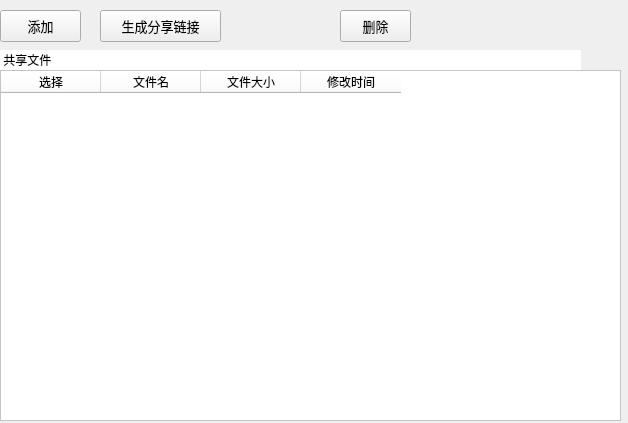
<?xml version="1.0" encoding="UTF-8"?>
<ui version="4.0">
 <class>Page_shared</class>
 <widget class="QWidget" name="Page_shared">
  <property name="geometry">
   <rect>
    <x>0</x>
    <y>0</y>
    <width>628</width>
    <height>423</height>
   </rect>
  </property>
  <property name="sizePolicy">
   <sizepolicy hsizetype="Maximum" vsizetype="Maximum">
    <horstretch>1</horstretch>
    <verstretch>1</verstretch>
   </sizepolicy>
  </property>
  <property name="windowTitle">
   <string>Form</string>
  </property>
  <widget class="QTableWidget" name="shared_file_tableWidget">
   <property name="geometry">
    <rect>
     <x>0</x>
     <y>70</y>
     <width>621</width>
     <height>351</height>
    </rect>
   </property>
   <property name="sizePolicy">
    <sizepolicy hsizetype="Maximum" vsizetype="Maximum">
     <horstretch>1</horstretch>
     <verstretch>1</verstretch>
    </sizepolicy>
   </property>
   <property name="font">
    <font>
     <family>.AppleSystemUIFont</family>
    </font>
   </property>
   <property name="autoFillBackground">
    <bool>true</bool>
   </property>
   <property name="styleSheet">
    <string notr="true">background-color:white</string>
   </property>
   <property name="showGrid">
    <bool>true</bool>
   </property>
   <property name="cornerButtonEnabled">
    <bool>false</bool>
   </property>
   <property name="rowCount">
    <number>0</number>
   </property>
   <property name="columnCount">
    <number>4</number>
   </property>
   <column>
    <property name="text">
     <string>选择</string>
    </property>
    <property name="background">
     <color>
      <red>218</red>
      <green>218</green>
      <blue>218</blue>
     </color>
    </property>
   </column>
   <column>
    <property name="text">
     <string>文件名</string>
    </property>
    <property name="background">
     <color>
      <red>218</red>
      <green>218</green>
      <blue>218</blue>
     </color>
    </property>
   </column>
   <column>
    <property name="text">
     <string>文件大小</string>
    </property>
    <property name="background">
     <color>
      <red>218</red>
      <green>218</green>
      <blue>218</blue>
     </color>
    </property>
   </column>
   <column>
    <property name="text">
     <string>修改时间</string>
    </property>
    <property name="background">
     <color>
      <red>218</red>
      <green>218</green>
      <blue>218</blue>
     </color>
    </property>
   </column>
  </widget>
  <widget class="QPushButton" name="bt_share_file">
   <property name="geometry">
    <rect>
     <x>100</x>
     <y>10</y>
     <width>121</width>
     <height>32</height>
    </rect>
   </property>
   <property name="font">
    <font>
     <family>Microsoft YaHei</family>
     <pointsize>10</pointsize>
    </font>
   </property>
   <property name="styleSheet">
    <string notr="true"/>
   </property>
   <property name="text">
    <string>生成分享链接</string>
   </property>
  </widget>
  <widget class="QPushButton" name="bt_delete_share">
   <property name="geometry">
    <rect>
     <x>340</x>
     <y>10</y>
     <width>71</width>
     <height>32</height>
    </rect>
   </property>
   <property name="font">
    <font>
     <family>Microsoft YaHei</family>
     <pointsize>10</pointsize>
    </font>
   </property>
   <property name="styleSheet">
    <string notr="true"/>
   </property>
   <property name="text">
    <string>删除</string>
   </property>
  </widget>
  <widget class="QPushButton" name="bt_add_share_file">
   <property name="geometry">
    <rect>
     <x>0</x>
     <y>10</y>
     <width>81</width>
     <height>32</height>
    </rect>
   </property>
   <property name="font">
    <font>
     <family>Microsoft YaHei</family>
     <pointsize>10</pointsize>
    </font>
   </property>
   <property name="styleSheet">
    <string notr="true"/>
   </property>
   <property name="text">
    <string>添加</string>
   </property>
  </widget>
  <widget class="QLabel" name="label">
   <property name="geometry">
    <rect>
     <x>0</x>
     <y>50</y>
     <width>581</width>
     <height>20</height>
    </rect>
   </property>
   <property name="sizePolicy">
    <sizepolicy hsizetype="Maximum" vsizetype="Preferred">
     <horstretch>0</horstretch>
     <verstretch>0</verstretch>
    </sizepolicy>
   </property>
   <property name="styleSheet">
    <string notr="true">background-color:white</string>
   </property>
   <property name="text">
    <string> 共享文件</string>
   </property>
  </widget>
 </widget>
 <resources/>
 <connections/>
</ui>
